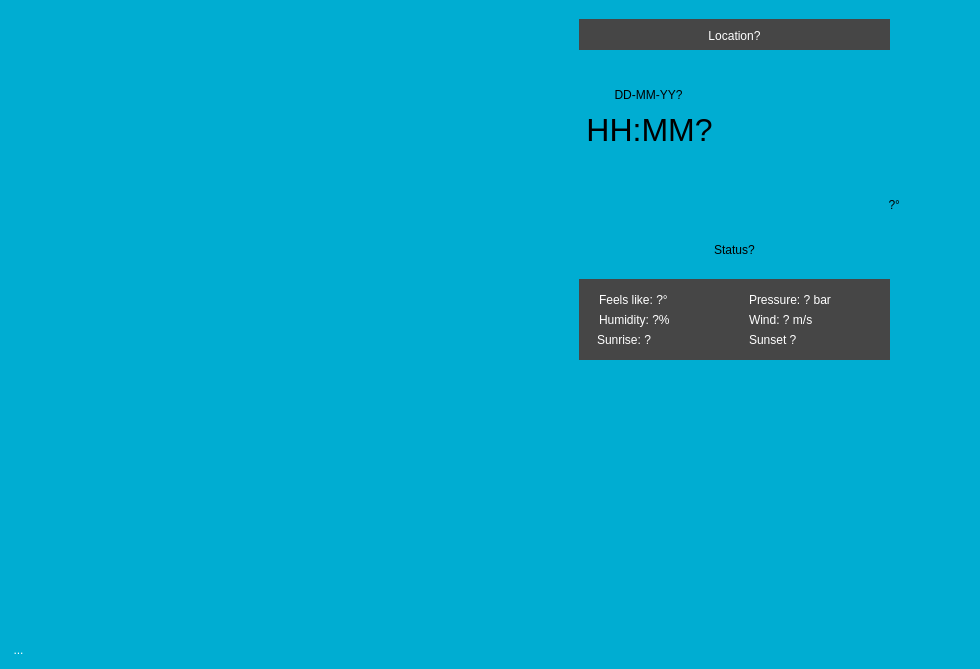
<?xml version="1.0" encoding="UTF-8"?>
<ui version="4.0">
 <class>Start</class>
 <widget class="QMainWindow" name="Start">
  <property name="geometry">
   <rect>
    <x>0</x>
    <y>0</y>
    <width>980</width>
    <height>669</height>
   </rect>
  </property>
  <property name="minimumSize">
   <size>
    <width>653</width>
    <height>466</height>
   </size>
  </property>
  <property name="palette">
   <palette>
    <active>
     <colorrole role="WindowText">
      <brush brushstyle="SolidPattern">
       <color alpha="255">
        <red>255</red>
        <green>255</green>
        <blue>255</blue>
       </color>
      </brush>
     </colorrole>
     <colorrole role="Button">
      <brush brushstyle="SolidPattern">
       <color alpha="255">
        <red>0</red>
        <green>173</green>
        <blue>210</blue>
       </color>
      </brush>
     </colorrole>
     <colorrole role="Light">
      <brush brushstyle="SolidPattern">
       <color alpha="255">
        <red>127</red>
        <green>170</green>
        <blue>255</blue>
       </color>
      </brush>
     </colorrole>
     <colorrole role="Midlight">
      <brush brushstyle="SolidPattern">
       <color alpha="255">
        <red>63</red>
        <green>127</green>
        <blue>255</blue>
       </color>
      </brush>
     </colorrole>
     <colorrole role="Dark">
      <brush brushstyle="SolidPattern">
       <color alpha="255">
        <red>0</red>
        <green>42</green>
        <blue>127</blue>
       </color>
      </brush>
     </colorrole>
     <colorrole role="Mid">
      <brush brushstyle="SolidPattern">
       <color alpha="255">
        <red>0</red>
        <green>56</green>
        <blue>170</blue>
       </color>
      </brush>
     </colorrole>
     <colorrole role="Text">
      <brush brushstyle="SolidPattern">
       <color alpha="255">
        <red>255</red>
        <green>255</green>
        <blue>255</blue>
       </color>
      </brush>
     </colorrole>
     <colorrole role="BrightText">
      <brush brushstyle="SolidPattern">
       <color alpha="255">
        <red>255</red>
        <green>255</green>
        <blue>255</blue>
       </color>
      </brush>
     </colorrole>
     <colorrole role="ButtonText">
      <brush brushstyle="SolidPattern">
       <color alpha="255">
        <red>255</red>
        <green>255</green>
        <blue>255</blue>
       </color>
      </brush>
     </colorrole>
     <colorrole role="Base">
      <brush brushstyle="SolidPattern">
       <color alpha="255">
        <red>0</red>
        <green>173</green>
        <blue>210</blue>
       </color>
      </brush>
     </colorrole>
     <colorrole role="Window">
      <brush brushstyle="SolidPattern">
       <color alpha="255">
        <red>0</red>
        <green>173</green>
        <blue>210</blue>
       </color>
      </brush>
     </colorrole>
     <colorrole role="Shadow">
      <brush brushstyle="SolidPattern">
       <color alpha="255">
        <red>0</red>
        <green>0</green>
        <blue>0</blue>
       </color>
      </brush>
     </colorrole>
     <colorrole role="AlternateBase">
      <brush brushstyle="SolidPattern">
       <color alpha="255">
        <red>127</red>
        <green>170</green>
        <blue>255</blue>
       </color>
      </brush>
     </colorrole>
     <colorrole role="ToolTipBase">
      <brush brushstyle="SolidPattern">
       <color alpha="255">
        <red>255</red>
        <green>255</green>
        <blue>220</blue>
       </color>
      </brush>
     </colorrole>
     <colorrole role="ToolTipText">
      <brush brushstyle="SolidPattern">
       <color alpha="255">
        <red>0</red>
        <green>0</green>
        <blue>0</blue>
       </color>
      </brush>
     </colorrole>
    </active>
    <inactive>
     <colorrole role="WindowText">
      <brush brushstyle="SolidPattern">
       <color alpha="255">
        <red>255</red>
        <green>255</green>
        <blue>255</blue>
       </color>
      </brush>
     </colorrole>
     <colorrole role="Button">
      <brush brushstyle="SolidPattern">
       <color alpha="255">
        <red>0</red>
        <green>173</green>
        <blue>210</blue>
       </color>
      </brush>
     </colorrole>
     <colorrole role="Light">
      <brush brushstyle="SolidPattern">
       <color alpha="255">
        <red>127</red>
        <green>170</green>
        <blue>255</blue>
       </color>
      </brush>
     </colorrole>
     <colorrole role="Midlight">
      <brush brushstyle="SolidPattern">
       <color alpha="255">
        <red>63</red>
        <green>127</green>
        <blue>255</blue>
       </color>
      </brush>
     </colorrole>
     <colorrole role="Dark">
      <brush brushstyle="SolidPattern">
       <color alpha="255">
        <red>0</red>
        <green>42</green>
        <blue>127</blue>
       </color>
      </brush>
     </colorrole>
     <colorrole role="Mid">
      <brush brushstyle="SolidPattern">
       <color alpha="255">
        <red>0</red>
        <green>56</green>
        <blue>170</blue>
       </color>
      </brush>
     </colorrole>
     <colorrole role="Text">
      <brush brushstyle="SolidPattern">
       <color alpha="255">
        <red>255</red>
        <green>255</green>
        <blue>255</blue>
       </color>
      </brush>
     </colorrole>
     <colorrole role="BrightText">
      <brush brushstyle="SolidPattern">
       <color alpha="255">
        <red>255</red>
        <green>255</green>
        <blue>255</blue>
       </color>
      </brush>
     </colorrole>
     <colorrole role="ButtonText">
      <brush brushstyle="SolidPattern">
       <color alpha="255">
        <red>255</red>
        <green>255</green>
        <blue>255</blue>
       </color>
      </brush>
     </colorrole>
     <colorrole role="Base">
      <brush brushstyle="SolidPattern">
       <color alpha="255">
        <red>0</red>
        <green>173</green>
        <blue>210</blue>
       </color>
      </brush>
     </colorrole>
     <colorrole role="Window">
      <brush brushstyle="SolidPattern">
       <color alpha="255">
        <red>0</red>
        <green>173</green>
        <blue>210</blue>
       </color>
      </brush>
     </colorrole>
     <colorrole role="Shadow">
      <brush brushstyle="SolidPattern">
       <color alpha="255">
        <red>0</red>
        <green>0</green>
        <blue>0</blue>
       </color>
      </brush>
     </colorrole>
     <colorrole role="AlternateBase">
      <brush brushstyle="SolidPattern">
       <color alpha="255">
        <red>127</red>
        <green>170</green>
        <blue>255</blue>
       </color>
      </brush>
     </colorrole>
     <colorrole role="ToolTipBase">
      <brush brushstyle="SolidPattern">
       <color alpha="255">
        <red>255</red>
        <green>255</green>
        <blue>220</blue>
       </color>
      </brush>
     </colorrole>
     <colorrole role="ToolTipText">
      <brush brushstyle="SolidPattern">
       <color alpha="255">
        <red>0</red>
        <green>0</green>
        <blue>0</blue>
       </color>
      </brush>
     </colorrole>
    </inactive>
    <disabled>
     <colorrole role="WindowText">
      <brush brushstyle="SolidPattern">
       <color alpha="255">
        <red>255</red>
        <green>255</green>
        <blue>255</blue>
       </color>
      </brush>
     </colorrole>
     <colorrole role="Button">
      <brush brushstyle="SolidPattern">
       <color alpha="255">
        <red>0</red>
        <green>173</green>
        <blue>210</blue>
       </color>
      </brush>
     </colorrole>
     <colorrole role="Light">
      <brush brushstyle="SolidPattern">
       <color alpha="255">
        <red>127</red>
        <green>170</green>
        <blue>255</blue>
       </color>
      </brush>
     </colorrole>
     <colorrole role="Midlight">
      <brush brushstyle="SolidPattern">
       <color alpha="255">
        <red>63</red>
        <green>127</green>
        <blue>255</blue>
       </color>
      </brush>
     </colorrole>
     <colorrole role="Dark">
      <brush brushstyle="SolidPattern">
       <color alpha="255">
        <red>0</red>
        <green>42</green>
        <blue>127</blue>
       </color>
      </brush>
     </colorrole>
     <colorrole role="Mid">
      <brush brushstyle="SolidPattern">
       <color alpha="255">
        <red>0</red>
        <green>56</green>
        <blue>170</blue>
       </color>
      </brush>
     </colorrole>
     <colorrole role="Text">
      <brush brushstyle="SolidPattern">
       <color alpha="255">
        <red>255</red>
        <green>255</green>
        <blue>255</blue>
       </color>
      </brush>
     </colorrole>
     <colorrole role="BrightText">
      <brush brushstyle="SolidPattern">
       <color alpha="255">
        <red>255</red>
        <green>255</green>
        <blue>255</blue>
       </color>
      </brush>
     </colorrole>
     <colorrole role="ButtonText">
      <brush brushstyle="SolidPattern">
       <color alpha="255">
        <red>255</red>
        <green>255</green>
        <blue>255</blue>
       </color>
      </brush>
     </colorrole>
     <colorrole role="Base">
      <brush brushstyle="SolidPattern">
       <color alpha="255">
        <red>0</red>
        <green>173</green>
        <blue>210</blue>
       </color>
      </brush>
     </colorrole>
     <colorrole role="Window">
      <brush brushstyle="SolidPattern">
       <color alpha="255">
        <red>0</red>
        <green>173</green>
        <blue>210</blue>
       </color>
      </brush>
     </colorrole>
     <colorrole role="Shadow">
      <brush brushstyle="SolidPattern">
       <color alpha="255">
        <red>0</red>
        <green>0</green>
        <blue>0</blue>
       </color>
      </brush>
     </colorrole>
     <colorrole role="AlternateBase">
      <brush brushstyle="SolidPattern">
       <color alpha="255">
        <red>0</red>
        <green>85</green>
        <blue>255</blue>
       </color>
      </brush>
     </colorrole>
     <colorrole role="ToolTipBase">
      <brush brushstyle="SolidPattern">
       <color alpha="255">
        <red>255</red>
        <green>255</green>
        <blue>220</blue>
       </color>
      </brush>
     </colorrole>
     <colorrole role="ToolTipText">
      <brush brushstyle="SolidPattern">
       <color alpha="255">
        <red>0</red>
        <green>0</green>
        <blue>0</blue>
       </color>
      </brush>
     </colorrole>
    </disabled>
   </palette>
  </property>
  <property name="windowTitle">
   <string>AV System Control</string>
  </property>
  <property name="autoFillBackground">
   <bool>false</bool>
  </property>
  <property name="styleSheet">
   <string notr="true">background-color: rgb(0, 173, 210);
font: 10pt &quot;MS Shell Dlg 2&quot;;
color: rgb(255, 255, 255);
border:none;
</string>
  </property>
  <widget class="QWidget" name="centralwidget">
   <layout class="QGridLayout" name="gridLayout_2">
    <item row="0" column="0">
     <layout class="QGridLayout" name="gridLayout">
      <item row="6" column="0">
       <layout class="QHBoxLayout" name="BtnTest">
        <item>
         <widget class="QToolButton" name="btn_Test">
          <property name="text">
           <string>...</string>
          </property>
         </widget>
        </item>
        <item>
         <spacer name="horizontalSpacer_7">
          <property name="orientation">
           <enum>Qt::Horizontal</enum>
          </property>
          <property name="sizeHint" stdset="0">
           <size>
            <width>40</width>
            <height>20</height>
           </size>
          </property>
         </spacer>
        </item>
       </layout>
      </item>
      <item row="0" column="0">
       <layout class="QHBoxLayout" name="Icon">
        <item>
         <widget class="QLabel" name="lbl_ImageLoad">
          <property name="minimumSize">
           <size>
            <width>100</width>
            <height>100</height>
           </size>
          </property>
          <property name="maximumSize">
           <size>
            <width>100</width>
            <height>100</height>
           </size>
          </property>
          <property name="styleSheet">
           <string notr="true"/>
          </property>
          <property name="frameShape">
           <enum>QFrame::NoFrame</enum>
          </property>
          <property name="frameShadow">
           <enum>QFrame::Plain</enum>
          </property>
          <property name="text">
           <string/>
          </property>
          <property name="scaledContents">
           <bool>true</bool>
          </property>
         </widget>
        </item>
        <item>
         <spacer name="horizontalSpacer">
          <property name="orientation">
           <enum>Qt::Horizontal</enum>
          </property>
          <property name="sizeHint" stdset="0">
           <size>
            <width>208</width>
            <height>20</height>
           </size>
          </property>
         </spacer>
        </item>
       </layout>
      </item>
      <item row="1" column="1" alignment="Qt::AlignLeft">
       <widget class="QLabel" name="lbl_Welcome">
        <property name="minimumSize">
         <size>
          <width>180</width>
          <height>81</height>
         </size>
        </property>
        <property name="maximumSize">
         <size>
          <width>281</width>
          <height>81</height>
         </size>
        </property>
        <property name="styleSheet">
         <string notr="true"/>
        </property>
        <property name="frameShape">
         <enum>QFrame::Box</enum>
        </property>
        <property name="frameShadow">
         <enum>QFrame::Sunken</enum>
        </property>
        <property name="text">
         <string/>
        </property>
        <property name="alignment">
         <set>Qt::AlignCenter</set>
        </property>
        <property name="wordWrap">
         <bool>true</bool>
        </property>
       </widget>
      </item>
      <item row="0" column="2" rowspan="3">
       <layout class="QHBoxLayout" name="horizontalLayout">
        <item>
         <spacer name="horizontalSpacer_3">
          <property name="orientation">
           <enum>Qt::Horizontal</enum>
          </property>
          <property name="sizeHint" stdset="0">
           <size>
            <width>40</width>
            <height>20</height>
           </size>
          </property>
         </spacer>
        </item>
        <item>
         <widget class="QGroupBox" name="groupBox_weather">
          <property name="minimumSize">
           <size>
            <width>351</width>
            <height>361</height>
           </size>
          </property>
          <property name="maximumSize">
           <size>
            <width>351</width>
            <height>361</height>
           </size>
          </property>
          <property name="styleSheet">
           <string notr="true"/>
          </property>
          <property name="title">
           <string/>
          </property>
          <property name="flat">
           <bool>false</bool>
          </property>
          <widget class="QLabel" name="lbl_weatherStatus">
           <property name="geometry">
            <rect>
             <x>30</x>
             <y>220</y>
             <width>311</width>
             <height>41</height>
            </rect>
           </property>
           <property name="minimumSize">
            <size>
             <width>311</width>
             <height>41</height>
            </size>
           </property>
           <property name="styleSheet">
            <string notr="true">background-color: transparent;
font: 12pt &quot;Arial&quot;;
color: rgb(0, 0, 0);</string>
           </property>
           <property name="text">
            <string>Status?</string>
           </property>
           <property name="alignment">
            <set>Qt::AlignCenter</set>
           </property>
          </widget>
          <widget class="QLabel" name="lbl_weatherFeelsLike">
           <property name="geometry">
            <rect>
             <x>50</x>
             <y>280</y>
             <width>131</width>
             <height>21</height>
            </rect>
           </property>
           <property name="minimumSize">
            <size>
             <width>131</width>
             <height>21</height>
            </size>
           </property>
           <property name="styleSheet">
            <string notr="true">background-color: transparent;
font: 8pt &quot;Arial&quot;;
color: rgb(255, 255, 255);</string>
           </property>
           <property name="text">
            <string>Feels like: ?°</string>
           </property>
          </widget>
          <widget class="QLabel" name="lbl_weatherIcon">
           <property name="geometry">
            <rect>
             <x>190</x>
             <y>50</y>
             <width>150</width>
             <height>150</height>
            </rect>
           </property>
           <property name="minimumSize">
            <size>
             <width>150</width>
             <height>150</height>
            </size>
           </property>
           <property name="maximumSize">
            <size>
             <width>150</width>
             <height>150</height>
            </size>
           </property>
           <property name="text">
            <string/>
           </property>
           <property name="pixmap">
            <pixmap>weather/weather_icons/01d.png</pixmap>
           </property>
          </widget>
          <widget class="QLabel" name="lbl_bknd2">
           <property name="geometry">
            <rect>
             <x>30</x>
             <y>270</y>
             <width>311</width>
             <height>81</height>
            </rect>
           </property>
           <property name="styleSheet">
            <string notr="true">background-color: rgb(70, 70, 70);</string>
           </property>
           <property name="text">
            <string/>
           </property>
          </widget>
          <widget class="QLabel" name="lbl_weatherTemperature">
           <property name="geometry">
            <rect>
             <x>230</x>
             <y>160</y>
             <width>121</width>
             <height>71</height>
            </rect>
           </property>
           <property name="minimumSize">
            <size>
             <width>121</width>
             <height>71</height>
            </size>
           </property>
           <property name="styleSheet">
            <string notr="true">background-color: transparent;
font: 28pt &quot;Arial&quot;;
color: rgb(0, 0, 0);</string>
           </property>
           <property name="text">
            <string>?°</string>
           </property>
           <property name="alignment">
            <set>Qt::AlignRight|Qt::AlignTrailing|Qt::AlignVCenter</set>
           </property>
          </widget>
          <widget class="QLabel" name="lbl_weatherHumidity">
           <property name="geometry">
            <rect>
             <x>50</x>
             <y>300</y>
             <width>131</width>
             <height>21</height>
            </rect>
           </property>
           <property name="minimumSize">
            <size>
             <width>131</width>
             <height>21</height>
            </size>
           </property>
           <property name="styleSheet">
            <string notr="true">background-color: transparent;
font: 8pt &quot;Arial&quot;;
color: rgb(255, 255, 255);</string>
           </property>
           <property name="text">
            <string>Humidity: ?%</string>
           </property>
          </widget>
          <widget class="QLabel" name="lbl_weatherPressure">
           <property name="geometry">
            <rect>
             <x>200</x>
             <y>280</y>
             <width>131</width>
             <height>21</height>
            </rect>
           </property>
           <property name="minimumSize">
            <size>
             <width>131</width>
             <height>21</height>
            </size>
           </property>
           <property name="styleSheet">
            <string notr="true">background-color: transparent;
font: 8pt &quot;Arial&quot;;
color: rgb(255, 255, 255);</string>
           </property>
           <property name="text">
            <string>Pressure: ? bar</string>
           </property>
          </widget>
          <widget class="QLabel" name="lbl_weatherWind">
           <property name="geometry">
            <rect>
             <x>200</x>
             <y>300</y>
             <width>131</width>
             <height>21</height>
            </rect>
           </property>
           <property name="minimumSize">
            <size>
             <width>131</width>
             <height>21</height>
            </size>
           </property>
           <property name="styleSheet">
            <string notr="true">background-color: transparent;
font: 8pt &quot;Arial&quot;;
color: rgb(255, 255, 255);</string>
           </property>
           <property name="text">
            <string>Wind: ? m/s</string>
           </property>
          </widget>
          <widget class="QLabel" name="lbl_weatherSunset">
           <property name="geometry">
            <rect>
             <x>200</x>
             <y>320</y>
             <width>121</width>
             <height>21</height>
            </rect>
           </property>
           <property name="minimumSize">
            <size>
             <width>121</width>
             <height>21</height>
            </size>
           </property>
           <property name="styleSheet">
            <string notr="true">background-color: transparent;
font: 8pt &quot;Arial&quot;;
color: rgb(255, 255, 255);</string>
           </property>
           <property name="text">
            <string>Sunset ?</string>
           </property>
          </widget>
          <widget class="QLabel" name="lbl_weatherSunrise">
           <property name="geometry">
            <rect>
             <x>48</x>
             <y>320</y>
             <width>131</width>
             <height>21</height>
            </rect>
           </property>
           <property name="minimumSize">
            <size>
             <width>131</width>
             <height>21</height>
            </size>
           </property>
           <property name="styleSheet">
            <string notr="true">background-color: transparent;
font: 8pt &quot;Arial&quot;;
color: rgb(255, 255, 255);</string>
           </property>
           <property name="text">
            <string>Sunrise: ?</string>
           </property>
          </widget>
          <widget class="QLabel" name="lbl_Date">
           <property name="geometry">
            <rect>
             <x>9</x>
             <y>70</y>
             <width>181</width>
             <height>31</height>
            </rect>
           </property>
           <property name="minimumSize">
            <size>
             <width>181</width>
             <height>31</height>
            </size>
           </property>
           <property name="palette">
            <palette>
             <active>
              <colorrole role="WindowText">
               <brush brushstyle="SolidPattern">
                <color alpha="255">
                 <red>0</red>
                 <green>0</green>
                 <blue>0</blue>
                </color>
               </brush>
              </colorrole>
              <colorrole role="Button">
               <brush brushstyle="SolidPattern">
                <color alpha="255">
                 <red>0</red>
                 <green>173</green>
                 <blue>210</blue>
                </color>
               </brush>
              </colorrole>
              <colorrole role="Text">
               <brush brushstyle="SolidPattern">
                <color alpha="255">
                 <red>0</red>
                 <green>0</green>
                 <blue>0</blue>
                </color>
               </brush>
              </colorrole>
              <colorrole role="ButtonText">
               <brush brushstyle="SolidPattern">
                <color alpha="255">
                 <red>0</red>
                 <green>0</green>
                 <blue>0</blue>
                </color>
               </brush>
              </colorrole>
              <colorrole role="Base">
               <brush brushstyle="SolidPattern">
                <color alpha="255">
                 <red>0</red>
                 <green>173</green>
                 <blue>210</blue>
                </color>
               </brush>
              </colorrole>
              <colorrole role="Window">
               <brush brushstyle="SolidPattern">
                <color alpha="255">
                 <red>0</red>
                 <green>173</green>
                 <blue>210</blue>
                </color>
               </brush>
              </colorrole>
             </active>
             <inactive>
              <colorrole role="WindowText">
               <brush brushstyle="SolidPattern">
                <color alpha="255">
                 <red>0</red>
                 <green>0</green>
                 <blue>0</blue>
                </color>
               </brush>
              </colorrole>
              <colorrole role="Button">
               <brush brushstyle="SolidPattern">
                <color alpha="255">
                 <red>0</red>
                 <green>173</green>
                 <blue>210</blue>
                </color>
               </brush>
              </colorrole>
              <colorrole role="Text">
               <brush brushstyle="SolidPattern">
                <color alpha="255">
                 <red>0</red>
                 <green>0</green>
                 <blue>0</blue>
                </color>
               </brush>
              </colorrole>
              <colorrole role="ButtonText">
               <brush brushstyle="SolidPattern">
                <color alpha="255">
                 <red>0</red>
                 <green>0</green>
                 <blue>0</blue>
                </color>
               </brush>
              </colorrole>
              <colorrole role="Base">
               <brush brushstyle="SolidPattern">
                <color alpha="255">
                 <red>0</red>
                 <green>173</green>
                 <blue>210</blue>
                </color>
               </brush>
              </colorrole>
              <colorrole role="Window">
               <brush brushstyle="SolidPattern">
                <color alpha="255">
                 <red>0</red>
                 <green>173</green>
                 <blue>210</blue>
                </color>
               </brush>
              </colorrole>
             </inactive>
             <disabled>
              <colorrole role="WindowText">
               <brush brushstyle="SolidPattern">
                <color alpha="255">
                 <red>0</red>
                 <green>0</green>
                 <blue>0</blue>
                </color>
               </brush>
              </colorrole>
              <colorrole role="Button">
               <brush brushstyle="SolidPattern">
                <color alpha="255">
                 <red>0</red>
                 <green>173</green>
                 <blue>210</blue>
                </color>
               </brush>
              </colorrole>
              <colorrole role="Text">
               <brush brushstyle="SolidPattern">
                <color alpha="255">
                 <red>0</red>
                 <green>0</green>
                 <blue>0</blue>
                </color>
               </brush>
              </colorrole>
              <colorrole role="ButtonText">
               <brush brushstyle="SolidPattern">
                <color alpha="255">
                 <red>0</red>
                 <green>0</green>
                 <blue>0</blue>
                </color>
               </brush>
              </colorrole>
              <colorrole role="Base">
               <brush brushstyle="SolidPattern">
                <color alpha="255">
                 <red>0</red>
                 <green>173</green>
                 <blue>210</blue>
                </color>
               </brush>
              </colorrole>
              <colorrole role="Window">
               <brush brushstyle="SolidPattern">
                <color alpha="255">
                 <red>0</red>
                 <green>173</green>
                 <blue>210</blue>
                </color>
               </brush>
              </colorrole>
             </disabled>
            </palette>
           </property>
           <property name="font">
            <font>
             <family>Arial</family>
             <pointsize>9</pointsize>
             <weight>50</weight>
             <italic>false</italic>
             <bold>false</bold>
            </font>
           </property>
           <property name="styleSheet">
            <string notr="true">font: 9pt &quot;Arial&quot;;
color: rgb(0, 0, 0);</string>
           </property>
           <property name="text">
            <string>DD-MM-YY?</string>
           </property>
           <property name="alignment">
            <set>Qt::AlignCenter</set>
           </property>
          </widget>
          <widget class="QLabel" name="lbl_Time">
           <property name="geometry">
            <rect>
             <x>10</x>
             <y>100</y>
             <width>181</width>
             <height>41</height>
            </rect>
           </property>
           <property name="minimumSize">
            <size>
             <width>181</width>
             <height>41</height>
            </size>
           </property>
           <property name="palette">
            <palette>
             <active>
              <colorrole role="WindowText">
               <brush brushstyle="SolidPattern">
                <color alpha="255">
                 <red>0</red>
                 <green>0</green>
                 <blue>0</blue>
                </color>
               </brush>
              </colorrole>
              <colorrole role="Button">
               <brush brushstyle="SolidPattern">
                <color alpha="255">
                 <red>0</red>
                 <green>173</green>
                 <blue>210</blue>
                </color>
               </brush>
              </colorrole>
              <colorrole role="Text">
               <brush brushstyle="SolidPattern">
                <color alpha="255">
                 <red>0</red>
                 <green>0</green>
                 <blue>0</blue>
                </color>
               </brush>
              </colorrole>
              <colorrole role="ButtonText">
               <brush brushstyle="SolidPattern">
                <color alpha="255">
                 <red>0</red>
                 <green>0</green>
                 <blue>0</blue>
                </color>
               </brush>
              </colorrole>
              <colorrole role="Base">
               <brush brushstyle="SolidPattern">
                <color alpha="255">
                 <red>0</red>
                 <green>173</green>
                 <blue>210</blue>
                </color>
               </brush>
              </colorrole>
              <colorrole role="Window">
               <brush brushstyle="SolidPattern">
                <color alpha="255">
                 <red>0</red>
                 <green>173</green>
                 <blue>210</blue>
                </color>
               </brush>
              </colorrole>
             </active>
             <inactive>
              <colorrole role="WindowText">
               <brush brushstyle="SolidPattern">
                <color alpha="255">
                 <red>0</red>
                 <green>0</green>
                 <blue>0</blue>
                </color>
               </brush>
              </colorrole>
              <colorrole role="Button">
               <brush brushstyle="SolidPattern">
                <color alpha="255">
                 <red>0</red>
                 <green>173</green>
                 <blue>210</blue>
                </color>
               </brush>
              </colorrole>
              <colorrole role="Text">
               <brush brushstyle="SolidPattern">
                <color alpha="255">
                 <red>0</red>
                 <green>0</green>
                 <blue>0</blue>
                </color>
               </brush>
              </colorrole>
              <colorrole role="ButtonText">
               <brush brushstyle="SolidPattern">
                <color alpha="255">
                 <red>0</red>
                 <green>0</green>
                 <blue>0</blue>
                </color>
               </brush>
              </colorrole>
              <colorrole role="Base">
               <brush brushstyle="SolidPattern">
                <color alpha="255">
                 <red>0</red>
                 <green>173</green>
                 <blue>210</blue>
                </color>
               </brush>
              </colorrole>
              <colorrole role="Window">
               <brush brushstyle="SolidPattern">
                <color alpha="255">
                 <red>0</red>
                 <green>173</green>
                 <blue>210</blue>
                </color>
               </brush>
              </colorrole>
             </inactive>
             <disabled>
              <colorrole role="WindowText">
               <brush brushstyle="SolidPattern">
                <color alpha="255">
                 <red>0</red>
                 <green>0</green>
                 <blue>0</blue>
                </color>
               </brush>
              </colorrole>
              <colorrole role="Button">
               <brush brushstyle="SolidPattern">
                <color alpha="255">
                 <red>0</red>
                 <green>173</green>
                 <blue>210</blue>
                </color>
               </brush>
              </colorrole>
              <colorrole role="Text">
               <brush brushstyle="SolidPattern">
                <color alpha="255">
                 <red>0</red>
                 <green>0</green>
                 <blue>0</blue>
                </color>
               </brush>
              </colorrole>
              <colorrole role="ButtonText">
               <brush brushstyle="SolidPattern">
                <color alpha="255">
                 <red>0</red>
                 <green>0</green>
                 <blue>0</blue>
                </color>
               </brush>
              </colorrole>
              <colorrole role="Base">
               <brush brushstyle="SolidPattern">
                <color alpha="255">
                 <red>0</red>
                 <green>173</green>
                 <blue>210</blue>
                </color>
               </brush>
              </colorrole>
              <colorrole role="Window">
               <brush brushstyle="SolidPattern">
                <color alpha="255">
                 <red>0</red>
                 <green>173</green>
                 <blue>210</blue>
                </color>
               </brush>
              </colorrole>
             </disabled>
            </palette>
           </property>
           <property name="font">
            <font>
             <family>Arial</family>
             <pointsize>24</pointsize>
             <weight>50</weight>
             <italic>false</italic>
             <bold>false</bold>
            </font>
           </property>
           <property name="styleSheet">
            <string notr="true">font: 24pt &quot;Arial&quot;;
color: rgb(0, 0, 0);</string>
           </property>
           <property name="text">
            <string>HH:MM?</string>
           </property>
           <property name="alignment">
            <set>Qt::AlignCenter</set>
           </property>
          </widget>
          <widget class="QLabel" name="lbl_bknd1">
           <property name="geometry">
            <rect>
             <x>30</x>
             <y>10</y>
             <width>311</width>
             <height>31</height>
            </rect>
           </property>
           <property name="styleSheet">
            <string notr="true">background-color: rgb(70, 70, 70);</string>
           </property>
           <property name="text">
            <string/>
           </property>
          </widget>
          <widget class="QLabel" name="lbl_weatherLocation">
           <property name="geometry">
            <rect>
             <x>40</x>
             <y>16</y>
             <width>291</width>
             <height>21</height>
            </rect>
           </property>
           <property name="minimumSize">
            <size>
             <width>291</width>
             <height>21</height>
            </size>
           </property>
           <property name="styleSheet">
            <string notr="true">background-color: transparent;
font: 10pt &quot;Arial&quot;;
color: rgb(255, 255, 255);</string>
           </property>
           <property name="text">
            <string>Location?</string>
           </property>
           <property name="alignment">
            <set>Qt::AlignCenter</set>
           </property>
          </widget>
          <zorder>lbl_bknd2</zorder>
          <zorder>lbl_weatherStatus</zorder>
          <zorder>lbl_weatherFeelsLike</zorder>
          <zorder>lbl_weatherIcon</zorder>
          <zorder>lbl_weatherTemperature</zorder>
          <zorder>lbl_weatherHumidity</zorder>
          <zorder>lbl_weatherPressure</zorder>
          <zorder>lbl_weatherWind</zorder>
          <zorder>lbl_weatherSunset</zorder>
          <zorder>lbl_weatherSunrise</zorder>
          <zorder>lbl_Date</zorder>
          <zorder>lbl_Time</zorder>
          <zorder>lbl_bknd1</zorder>
          <zorder>lbl_weatherLocation</zorder>
         </widget>
        </item>
       </layout>
      </item>
      <item row="6" column="2">
       <spacer name="horizontalSpacer_2">
        <property name="orientation">
         <enum>Qt::Horizontal</enum>
        </property>
        <property name="sizeHint" stdset="0">
         <size>
          <width>40</width>
          <height>20</height>
         </size>
        </property>
       </spacer>
      </item>
      <item row="5" column="1">
       <spacer name="verticalSpacer">
        <property name="orientation">
         <enum>Qt::Vertical</enum>
        </property>
        <property name="sizeHint" stdset="0">
         <size>
          <width>17</width>
          <height>103</height>
         </size>
        </property>
       </spacer>
      </item>
      <item row="2" column="1">
       <layout class="QVBoxLayout" name="verticalLayout">
        <item>
         <layout class="QHBoxLayout" name="BtnPowr">
          <item>
           <widget class="QPushButton" name="btn_SysOn">
            <property name="sizePolicy">
             <sizepolicy hsizetype="Fixed" vsizetype="Fixed">
              <horstretch>0</horstretch>
              <verstretch>0</verstretch>
             </sizepolicy>
            </property>
            <property name="minimumSize">
             <size>
              <width>60</width>
              <height>60</height>
             </size>
            </property>
            <property name="maximumSize">
             <size>
              <width>60</width>
              <height>60</height>
             </size>
            </property>
            <property name="font">
             <font>
              <family>MS Shell Dlg 2</family>
              <pointsize>10</pointsize>
              <weight>50</weight>
              <italic>false</italic>
              <bold>false</bold>
             </font>
            </property>
            <property name="focusPolicy">
             <enum>Qt::NoFocus</enum>
            </property>
            <property name="styleSheet">
             <string notr="true">QPushButton#btn_SysOn {
	border-image: url(:/buttons/icons/Switch OFF.png);
	
}
QPushButton#btn_SysOn:pressed, QToolButton#btn_SysOn:checked{
	border-image: url(:/buttons/icons/Switch ON.png);
}
</string>
            </property>
            <property name="checkable">
             <bool>false</bool>
            </property>
            <property name="checked">
             <bool>false</bool>
            </property>
            <property name="autoExclusive">
             <bool>false</bool>
            </property>
           </widget>
          </item>
         </layout>
        </item>
       </layout>
      </item>
      <item row="0" column="3">
       <spacer name="horizontalSpacer_4">
        <property name="orientation">
         <enum>Qt::Horizontal</enum>
        </property>
        <property name="sizeHint" stdset="0">
         <size>
          <width>40</width>
          <height>20</height>
         </size>
        </property>
       </spacer>
      </item>
     </layout>
    </item>
   </layout>
  </widget>
 </widget>
 <resources>
  <include location="main_resources.qrc"/>
 </resources>
 <connections/>
</ui>
